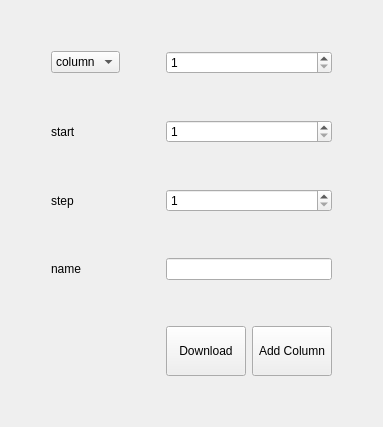
      <widget class="QWidget" name="edit_tab">
       <attribute name="title">
        <string>Edit</string>
       </attribute>
       <layout class="QGridLayout" name="gridLayout_5" rowstretch="0,0,0,0,0,0,0,0,0,0,6" columnstretch="0,1,0,2,2,0">
        <item row="1" column="2">
         <spacer name="horizontalSpacer_9">
          <property name="orientation">
           <enum>Qt::Horizontal</enum>
          </property>
          <property name="sizeHint" stdset="0">
           <size>
            <width>40</width>
            <height>20</height>
           </size>
          </property>
         </spacer>
        </item>
        <item row="10" column="3">
         <spacer name="verticalSpacer_9">
          <property name="orientation">
           <enum>Qt::Vertical</enum>
          </property>
          <property name="sizeHint" stdset="0">
           <size>
            <width>20</width>
            <height>40</height>
           </size>
          </property>
         </spacer>
        </item>
        <item row="1" column="1">
         <widget class="QComboBox" name="column_or_row_comboBox">
          <item>
           <property name="text">
            <string>column</string>
           </property>
          </item>
          <item>
           <property name="text">
            <string>row</string>
           </property>
          </item>
         </widget>
        </item>
        <item row="1" column="0">
         <spacer name="horizontalSpacer_7">
          <property name="orientation">
           <enum>Qt::Horizontal</enum>
          </property>
          <property name="sizeHint" stdset="0">
           <size>
            <width>40</width>
            <height>20</height>
           </size>
          </property>
         </spacer>
        </item>
        <item row="0" column="3">
         <spacer name="verticalSpacer_8">
          <property name="orientation">
           <enum>Qt::Vertical</enum>
          </property>
          <property name="sizeHint" stdset="0">
           <size>
            <width>20</width>
            <height>40</height>
           </size>
          </property>
         </spacer>
        </item>
        <item row="3" column="3" colspan="2">
         <widget class="QSpinBox" name="start_add_column_spinBox">
          <property name="sizePolicy">
           <sizepolicy hsizetype="Preferred" vsizetype="Preferred">
            <horstretch>0</horstretch>
            <verstretch>0</verstretch>
           </sizepolicy>
          </property>
          <property name="minimum">
           <number>1</number>
          </property>
          <property name="maximum">
           <number>1000000000</number>
          </property>
         </widget>
        </item>
        <item row="7" column="3" colspan="2">
         <widget class="QLineEdit" name="name_column_lineEdit">
          <property name="sizePolicy">
           <sizepolicy hsizetype="Preferred" vsizetype="Preferred">
            <horstretch>0</horstretch>
            <verstretch>0</verstretch>
           </sizepolicy>
          </property>
         </widget>
        </item>
        <item row="5" column="3" colspan="2">
         <widget class="QSpinBox" name="step_add_column_spinBox">
          <property name="sizePolicy">
           <sizepolicy hsizetype="Preferred" vsizetype="Preferred">
            <horstretch>0</horstretch>
            <verstretch>0</verstretch>
           </sizepolicy>
          </property>
          <property name="minimum">
           <number>1</number>
          </property>
          <property name="maximum">
           <number>1000000000</number>
          </property>
         </widget>
        </item>
        <item row="1" column="3" colspan="2">
         <widget class="QSpinBox" name="column_or_row_spinBox">
          <property name="sizePolicy">
           <sizepolicy hsizetype="Preferred" vsizetype="Preferred">
            <horstretch>0</horstretch>
            <verstretch>0</verstretch>
           </sizepolicy>
          </property>
          <property name="minimum">
           <number>1</number>
          </property>
          <property name="maximum">
           <number>1000000000</number>
          </property>
         </widget>
        </item>
        <item row="9" column="4">
         <widget class="QPushButton" name="add_column_button">
          <property name="sizePolicy">
           <sizepolicy hsizetype="Expanding" vsizetype="Expanding">
            <horstretch>0</horstretch>
            <verstretch>0</verstretch>
           </sizepolicy>
          </property>
          <property name="minimumSize">
           <size>
            <width>0</width>
            <height>50</height>
           </size>
          </property>
          <property name="maximumSize">
           <size>
            <width>16777215</width>
            <height>50</height>
           </size>
          </property>
          <property name="text">
           <string>Add Column</string>
          </property>
         </widget>
        </item>
        <item row="3" column="1">
         <widget class="QLabel" name="start_add_column_label">
          <property name="text">
           <string>start</string>
          </property>
         </widget>
        </item>
        <item row="5" column="1">
         <widget class="QLabel" name="step_add_column_label">
          <property name="text">
           <string>step</string>
          </property>
         </widget>
        </item>
        <item row="6" column="3">
         <spacer name="verticalSpacer_10">
          <property name="orientation">
           <enum>Qt::Vertical</enum>
          </property>
          <property name="sizeHint" stdset="0">
           <size>
            <width>20</width>
            <height>40</height>
           </size>
          </property>
         </spacer>
        </item>
        <item row="2" column="3">
         <spacer name="verticalSpacer_12">
          <property name="orientation">
           <enum>Qt::Vertical</enum>
          </property>
          <property name="sizeHint" stdset="0">
           <size>
            <width>20</width>
            <height>40</height>
           </size>
          </property>
         </spacer>
        </item>
        <item row="4" column="3">
         <spacer name="verticalSpacer_11">
          <property name="orientation">
           <enum>Qt::Vertical</enum>
          </property>
          <property name="sizeHint" stdset="0">
           <size>
            <width>20</width>
            <height>40</height>
           </size>
          </property>
         </spacer>
        </item>
        <item row="7" column="1">
         <widget class="QLabel" name="name_column_label">
          <property name="text">
           <string>name</string>
          </property>
         </widget>
        </item>
        <item row="8" column="3">
         <spacer name="verticalSpacer_7">
          <property name="orientation">
           <enum>Qt::Vertical</enum>
          </property>
          <property name="sizeHint" stdset="0">
           <size>
            <width>20</width>
            <height>40</height>
           </size>
          </property>
         </spacer>
        </item>
        <item row="1" column="5">
         <spacer name="horizontalSpacer_8">
          <property name="orientation">
           <enum>Qt::Horizontal</enum>
          </property>
          <property name="sizeHint" stdset="0">
           <size>
            <width>40</width>
            <height>20</height>
           </size>
          </property>
         </spacer>
        </item>
        <item row="9" column="3">
         <widget class="QPushButton" name="download_button">
          <property name="sizePolicy">
           <sizepolicy hsizetype="Preferred" vsizetype="Preferred">
            <horstretch>0</horstretch>
            <verstretch>0</verstretch>
           </sizepolicy>
          </property>
          <property name="text">
           <string>Download</string>
          </property>
         </widget>
        </item>
       </layout>
      </widget>
